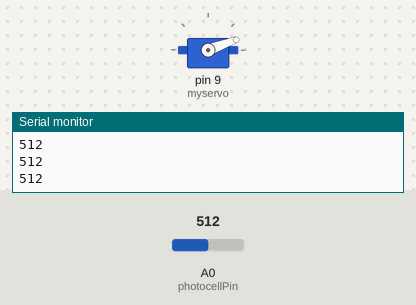
Simulated run of this sketch. Board: Arduino Uno, built with avr-gcc and run on an emulated ATmega328P. Shown: servo, the last lines printed to the serial monitor. The test bench sets the inputs (shaded band); at power-on: A0 (photocellPin) = 512. At 3.8 s the program stops and its outputs stay as they are.

Above: at 0.5 s.
At 1.3 s:
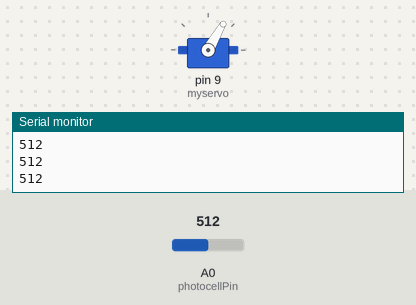
At 2.1 s:
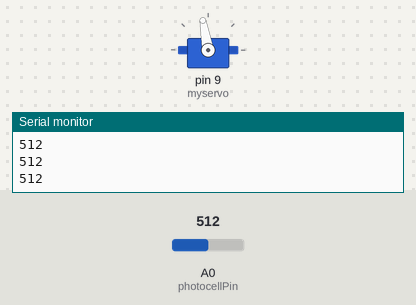
At 3.9 s:
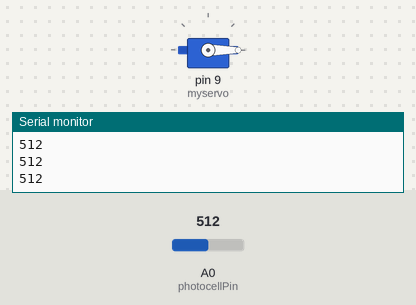
Timing chart, 0 to 5.3 s (numbered marks = the images above):
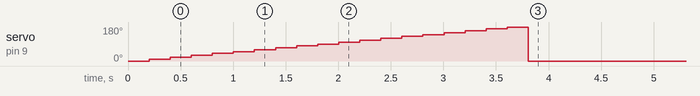

The sketch:

Automatic_Light_Source_Tracking.ino
```cpp
/********************************************************************
 * name : Automatically Tracking Light Source
 * function :  if you use a flashlight to shine the photoresistor,
 * you will see the servo motor and the photoresistor rotate,
 * and finally stop at the direction of light source.
 ***********************************************************************/
//Email: info@primerobotics.in
//Website: www.primerobotics.in

#include <Servo.h>
const int photocellPin = A0;
/************************************************/
Servo myservo;//create servo object to control a servo

int outputValue = 0;
int angle[] = {0,10, 20, 30, 40, 50, 60,70, 80, 90, 100,110,120,130,140,150,160,170,180};
int maxVal = 0;
int maxPos = 0;
/*************************************************/
void setup()
{
  Serial.begin(9600);
  myservo.attach(9);//attachs the servo on pin 9 to servo object
}
/*************************************************/
void loop()
{
  for(int i = 0; i < 19; i ++)
  {
    myservo.write(angle[i]);//write the angle to servo
    outputValue = analogRead(photocellPin);//read the value of A0
    Serial.println(outputValue);//print it
    if(outputValue > maxVal)//if the current value of A0 is greater than previous
    {
      maxVal = outputValue;//write down the value
      maxPos =i;//
    }
    delay(200);
  }
  myservo.write(angle[ maxPos]);//write the angle to servo which A0 has greatest value
  while(1);
}
```

Measured:
- by itself, servo on pin 9 (myservo): rises from 0° to 180° in 3.4 s, then falls to 0° in 0.20 s
